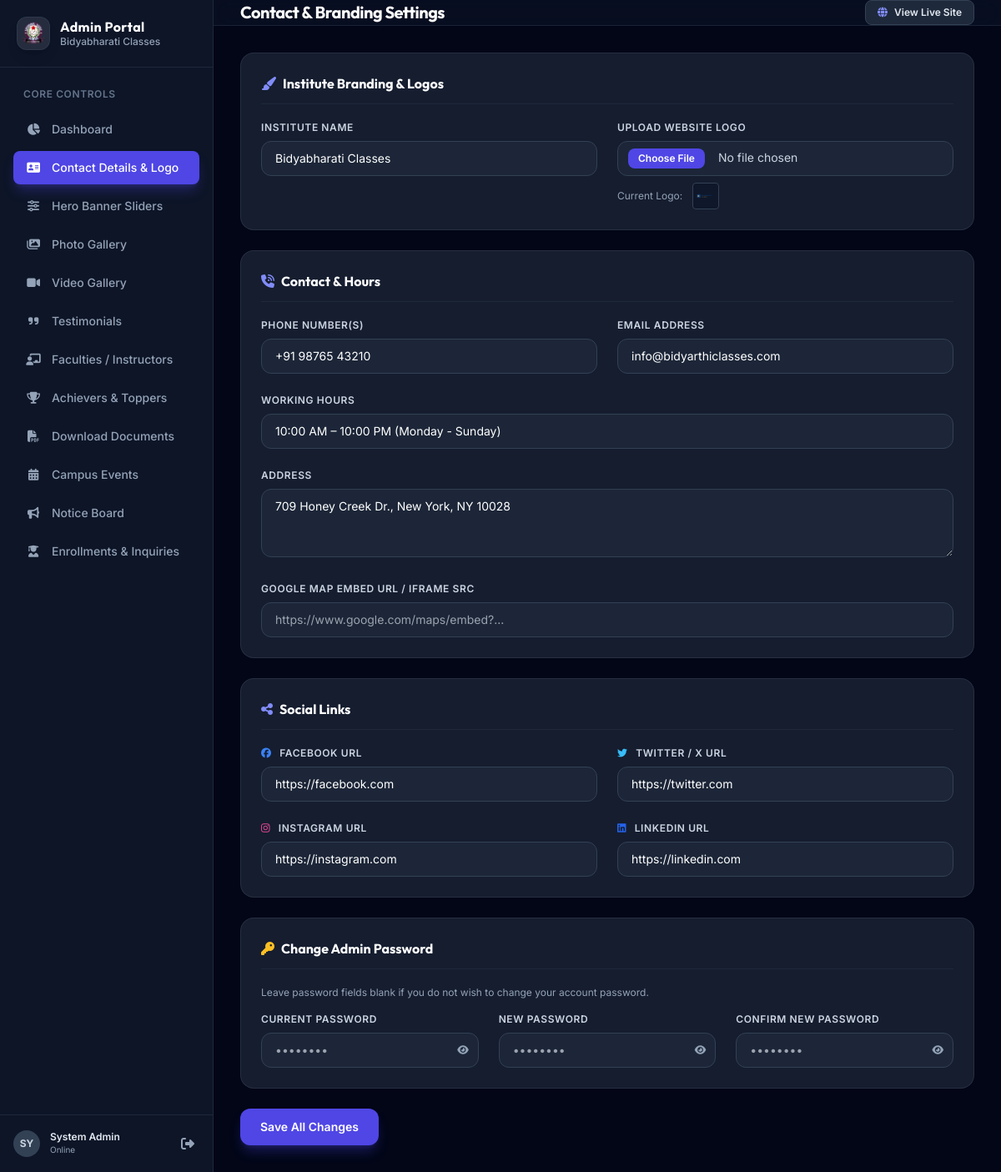
The page /admin/contact_details.php (signed in) on the database its author committed.
### tables this page shows
CREATE TABLE IF NOT EXISTS `site_settings` (
  `id` INT PRIMARY KEY DEFAULT 1,
  `site_name` VARCHAR(150) DEFAULT 'Bidyabharati Classes',
  `logo_path` VARCHAR(255) DEFAULT 'uploads/logo.png',
  `favicon_path` VARCHAR(255) DEFAULT 'assets/images/bidyarthilogo.png',
  `phone` VARCHAR(50) DEFAULT '+91 98765 43210',
  `email` VARCHAR(100) DEFAULT 'info@bidyarthiclasses.com',
  `address` TEXT,
  `working_hours` VARCHAR(255) DEFAULT '10:00 AM – 10:00 PM (Monday - Sunday)',
  `map_iframe` TEXT,
  `facebook_url` VARCHAR(255) DEFAULT 'https://facebook.com',
  `twitter_url` VARCHAR(255) DEFAULT 'https://twitter.com',
  `instagram_url` VARCHAR(255) DEFAULT 'https://instagram.com',
  `linkedin_url` VARCHAR(255) DEFAULT 'https://linkedin.com',
  `updated_at` TIMESTAMP DEFAULT CURRENT_TIMESTAMP ON UPDATE CURRENT_TIMESTAMP
);

### admin/contact_details.php (the view, shortened to what the rows shown need)
<?php
include 'header.php';
?>
<div class="max-w-4xl">
    <form method="POST" enctype="multipart/form-data" class="space-y-6">
        <div class="glass-panel p-6 rounded-2xl">
            <div class="grid grid-cols-1 md:grid-cols-2 gap-6">
                <div>
                    <label class="block text-xs font-semibold uppercase tracking-wider text-slate-300 mb-2">Institute Name</label>
                    <input type="text" name="site_name" value="<?= htmlspecialchars($siteSettings['site_name'] ?? '') ?>" required
                        class="w-full px-4 py-2.5 rounded-xl bg-slate-800/80 border border-slate-700 text-white text-sm focus:ring-2 focus:ring-indigo-500 focus:outline-none">
                </div>
                <div>
                    <?php if (!empty($siteSettings['logo_path'])): ?>
                        <div class="mt-2 flex items-center gap-3">
                            <span class="text-xs text-slate-400">Current Logo:</span>
                            <img src="../<?= htmlspecialchars($siteSettings['logo_path']) ?>" alt="Logo" class="h-8 max-w-[150px] object-contain bg-slate-900 p-1 rounded border border-slate-700">
                        </div>
                    <?php endif; ?>
                </div>
            </div>
        </div>
        <div class="glass-panel p-6 rounded-2xl">
            <div class="grid grid-cols-1 md:grid-cols-2 gap-6">
                <div>
                    <label class="block text-xs font-semibold uppercase tracking-wider text-slate-300 mb-2">Phone Number(s)</label>
                    <input type="text" name="phone" value="<?= htmlspecialchars($siteSettings['phone'] ?? '') ?>" required
                        class="w-full px-4 py-2.5 rounded-xl bg-slate-800/80 border border-slate-700 text-white text-sm focus:ring-2 focus:ring-indigo-500 focus:outline-none">
                </div>
                <div>
                    <label class="block text-xs font-semibold uppercase tracking-wider text-slate-300 mb-2">Email Address</label>
                    <input type="email" name="email" value="<?= htmlspecialchars($siteSettings['email'] ?? '') ?>" required
                        class="w-full px-4 py-2.5 rounded-xl bg-slate-800/80 border border-slate-700 text-white text-sm focus:ring-2 focus:ring-indigo-500 focus:outline-none">
                </div>
                <div class="md:col-span-2">
                    <label class="block text-xs font-semibold uppercase tracking-wider text-slate-300 mb-2">Working Hours</label>
                    <input type="text" name="working_hours" value="<?= htmlspecialchars($siteSettings['working_hours'] ?? '') ?>"
                        class="w-full px-4 py-2.5 rounded-xl bg-slate-800/80 border border-slate-700 text-white text-sm focus:ring-2 focus:ring-indigo-500 focus:outline-none">
                </div>
                <div class="md:col-span-2">
                    <label class="block text-xs font-semibold uppercase tracking-wider text-slate-300 mb-2">Address</label>
                    <textarea name="address" rows="3"
                        class="w-full px-4 py-2.5 rounded-xl bg-slate-800/80 border border-slate-700 text-white text-sm focus:ring-2 focus:ring-indigo-500 focus:outline-none"><?= htmlspecialchars($siteSettings['address'] ?? '') ?></textarea>
                </div>
            </div>
        </div>
        <div class="glass-panel p-6 rounded-2xl">
            <div class="grid grid-cols-1 md:grid-cols-2 gap-6">
                <div>
                    <label class="block text-xs font-semibold uppercase tracking-wider text-slate-300 mb-2"><i class="fa-brands fa-facebook text-blue-500 mr-1.5"></i> Facebook URL</label>
                    <input type="url" name="facebook_url" value="<?= htmlspecialchars($siteSettings['facebook_url'] ?? '') ?>"
                        class="w-full px-4 py-2.5 rounded-xl bg-slate-800/80 border border-slate-700 text-white text-sm focus:ring-2 focus:ring-indigo-500 focus:outline-none">
                </div>
                <div>
                    <label class="block text-xs font-semibold uppercase tracking-wider text-slate-300 mb-2"><i class="fa-brands fa-twitter text-sky-400 mr-1.5"></i> Twitter / X URL</label>
                    <input type="url" name="twitter_url" value="<?= htmlspecialchars($siteSettings['twitter_url'] ?? '') ?>"
                        class="w-full px-4 py-2.5 rounded-xl bg-slate-800/80 border border-slate-700 text-white text-sm focus:ring-2 focus:ring-indigo-500 focus:outline-none">
                </div>
                <div>
                    <label class="block text-xs font-semibold uppercase tracking-wider text-slate-300 mb-2"><i class="fa-brands fa-instagram text-pink-500 mr-1.5"></i> Instagram URL</label>
                    <input type="url" name="instagram_url" value="<?= htmlspecialchars($siteSettings['instagram_url'] ?? '') ?>"
                        class="w-full px-4 py-2.5 rounded-xl bg-slate-800/80 border border-slate-700 text-white text-sm focus:ring-2 focus:ring-indigo-500 focus:outline-none">
                </div>
                <div>
                    <label class="block text-xs font-semibold uppercase tracking-wider text-slate-300 mb-2"><i class="fa-brands fa-linkedin text-blue-600 mr-1.5"></i> LinkedIn URL</label>
                    <input type="url" name="linkedin_url" value="<?= htmlspecialchars($siteSettings['linkedin_url'] ?? '') ?>"
                        class="w-full px-4 py-2.5 rounded-xl bg-slate-800/80 border border-slate-700 text-white text-sm focus:ring-2 focus:ring-indigo-500 focus:outline-none">
                </div>
            </div>
        </div>
    </form>
</div>
<?php include 'footer.php'; ?>

### admin/header.php (shortened to what the rows shown need)
<?php
require_once __DIR__ . '/../includes/db.php';
$stmtSettings = $pdo->query("SELECT * FROM site_settings WHERE id = 1");
$siteSettings = $stmtSettings->fetch() ?: [];
$current_page = basename($_SERVER['PHP_SELF']);
?>
<!DOCTYPE html>
<html lang="en" class="h-full bg-slate-900 text-slate-100">
<head>
    <script src="https://cdn.tailwindcss.com"></script>
    <link rel="stylesheet" href="https://cdnjs.cloudflare.com/ajax/libs/font-awesome/6.5.1/css/all.min.css" />
</head>
<body class="h-full flex flex-col bg-slate-950 text-slate-100">
<div class="flex h-screen overflow-hidden">
    <aside class="w-64 bg-slate-900/90 border-r border-slate-800 flex flex-col shrink-0">
        <div class="p-5 border-b border-slate-800 flex items-center gap-3">
            <div>
                <h2 class="font-bold text-base text-white tracking-wide leading-tight">Admin Portal</h2>
                <p class="text-xs text-slate-400 font-medium truncate max-w-[140px]"><?= htmlspecialchars($siteSettings['site_name'] ?? 'Bidyabharati') ?></p>
            </div>
        </div>
    </aside>
    <main class="flex-1 overflow-y-auto bg-slate-950 flex flex-col">
        <header class="h-16 border-b border-slate-800/80 bg-slate-900/50 backdrop-blur-md px-8 flex items-center justify-between sticky top-0 z-30">
            <div class="flex items-center gap-4">
                <h1 class="text-xl font-bold text-white tracking-tight">
                    <?php
                    switch($current_page) {
                        case 'contact_details.php': echo 'Contact & Branding Settings'; break;
                    }
                    ?>
                </h1>
            </div>
        </header>
        <div class="p-8 flex-1">

### rows shown on the page
site_settings: site_name "Bidyabharati Classes", logo_path (picture), phone "+91 98765 43210", email "info@bidyarthiclasses.com", working_hours "10:00 AM – 10:00 PM (Monday - Sunday)", address "709 Honey Creek Dr., New York, NY 10028", facebook_url "https://facebook.com", twitter_url "https://twitter.com", instagram_url "https://instagram.com", linkedin_url "https://linkedin.com"

### other values the page prints
substr($_SESSION['admin_name'] ?? 'Admin', 0, 2) "SY"
$_SESSION['admin_name'] "System Admin"
